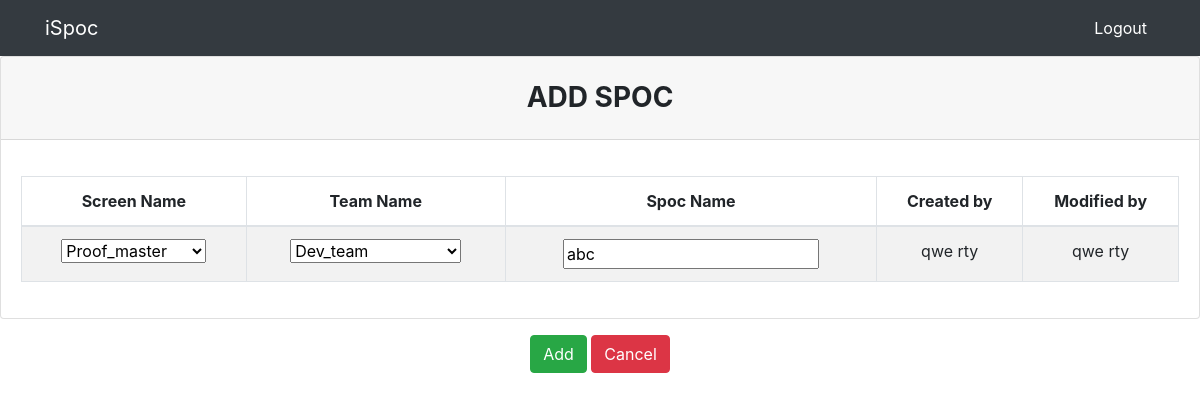
/edit/23 (signed in), run on an earlier commit of the app's database.
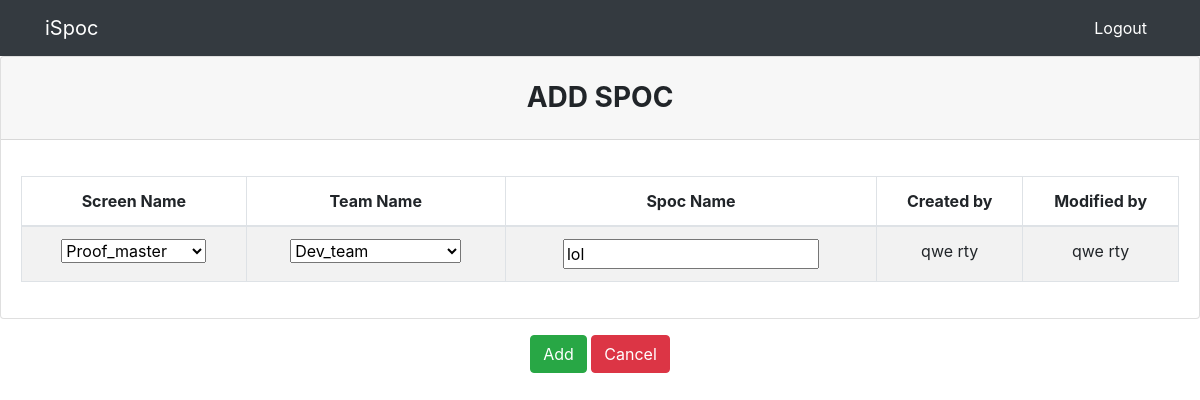
And on a later commit of the database.
### spoc/models.py (models this page shows)
class Spoc(models.Model):
    id = models.AutoField(primary_key=True)
    screen_name =  models.CharField(max_length=50,choices=screen_name_choices,null=True)
    team_name =  models.CharField(max_length=50,choices=team_name_choices,null=True)
    spoc_name =  models.CharField(max_length=50,null=True)
    created_date = models.DateField(auto_now_add=True)
    created_by = models.CharField(max_length=50,null=True)
    modified_date = models.DateField(auto_now_add=True)
    modified_by = models.CharField(max_length=50,null=True)
    is_delete = models.BooleanField(default=False)
    is_approve = models.BooleanField(default=False)

### spoc/views.py (the view, shortened to what this page needs)
# urls.py: path('edit/<int:pk>', views.edit, name='spoc-edit'),
def edit(request, pk):
    spoc = Spoc.objects.get(id=pk)
    form = SpocTableForm(instance=spoc)
    luser = User.objects.get(username=request.user)
    spoc.modified_date = datetime.date.today()
    context = {
        'form':form,
        'profile' : str(spoc.created_by)
    }
    return render(request, 'spoc/newentry.html', context)

### spoc/forms.py
class SpocTableForm(forms.ModelForm):
	class Meta:
		model = Spoc
		fields = '__all__'

### templates/spoc/newentry.html (shortened to what this page needs)
{%extends 'partials/base.html'%}
{%block content%}
<form action="" method="POST">
  <div class="card">
      <h3 class="card-header text-center font-weight-bold text-uppercase py-4">
        Add Spoc
      </h3>
      <div class="card-body">
        <div id="table" class="table-editable">
          <table class="table table-bordered table-responsive-md table-striped text-center">
            <thead>
              <tr>
                  <th class="text-center">Screen Name</th>
                  <th class="text-center">Team Name</th>
                  <th class="text-center">Spoc Name</th>
                  <th class="text-center">Created by</th>
                  <th class="text-center">Modified by</th>
              </tr>
            </thead>
            <tbody>
              <tr>
                <td>{{form.screen_name}}</td>
                <td>{{form.team_name}}</td>
                <td>{{form.spoc_name}}</td>
                <td>{{profile}}</td>
                <td>{{profile}}</td>
              </tr>
            </tbody>
          </table>
        </div>
      </div>
    </div>
    <div class="col-md-12  text-center my-3">
      <button class="btn btn-success text-right" type="submit">Add</button>
      <button type="submit" class="btn btn-danger text-right" onclick="location.href='{% url 'spoc-view'%}'">Cancel</button>
    </div>
</form>
{%endblock%}

What changed in the data, as far as the page shows it:
changed Spoc "qwe rty": spoc_name "abc" → "lol"
